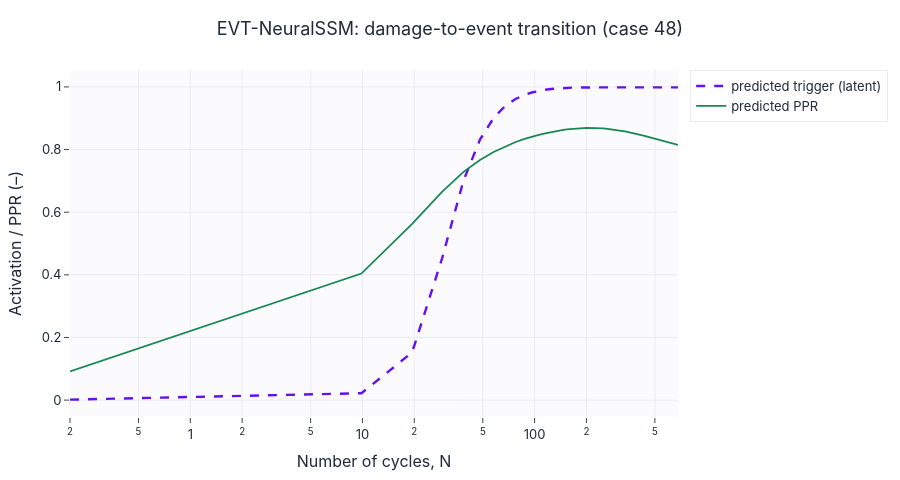

Source (notebook cell):
### Markdown cell above
## EVT-NeuralSSM event activation

### Code cell
idx = pick[0]
series = []
if g_true is not None:
    series.append({"x": cycles[idx], "y": g_true[idx], "name": "true trigger", "color": "#d63384", "width": 2.6})
series += [
    {"x": cycles[idx], "y": evt_out["g"][idx], "name": "predicted trigger (latent)", "color": "#6610f2", "dash": "dash"},
    {"x": cycles[idx], "y": evt_out["traj_mean"][idx], "name": "predicted PPR", "color": "#198754", "width": 1.8},
]
lines(series, title=f"EVT-NeuralSSM: damage-to-event transition (case {idx})",
      xlabel="Number of cycles, N", ylabel="Activation / PPR (–)", logx=True,
      save=SAVE_FIGS, fig_id="3_3_evt_activation").show()
